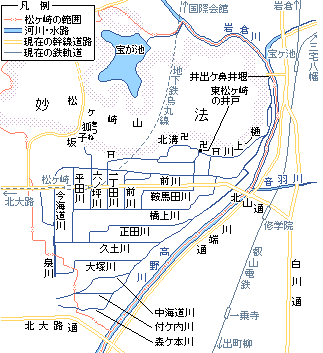
#> input picture sodachiya/present/tools/src/matsugasaki_yousui.png, 323 x 353 px
$ python trace_yousui.py src/matsugasaki_yousui.png src/matsugasaki_yousui.png
#> lines starting #> are read from the running program, lines starting #| are printed output that depends on the picture; after the words box and inside, x2 and y2 are one past the last pixel; in counts of white or black regions, pixels touching at a corner belong together
"""松ヶ崎の用水の図（土木遺産のページ「宝ヶ池」の図、ユーザーが見つけた）をなぞって折れ線にする。
使い方：python3 trace_yousui.py <図の画像> <出力json>
出典：http://ksdobokuisan.stars.ne.jp/80_takaragaike/takaragaike.html
色：濃い青(51,85,153)＝川・水路の線、淡い青(153,213,255)＝川の面と池、桃(204,170,204)＝松ヶ崎の範囲"""
import sys, json
import numpy as np, cv2
from PIL import Image
from skimage.morphology import skeletonize

src, out = sys.argv[1], sys.argv[2]
im = np.array(Image.open(src).convert("RGB")).astype(int)
H, W = im.shape[:2]
#> H = 353; W = 323
col = lambda c, tol=30: (np.abs(im - np.array(c)).sum(2) < tol)
dark = col((51, 85, 153)).astype(np.uint8)
light = col((153, 213, 255)).astype(np.uint8)
pink = col((204, 170, 204), 60).astype(np.uint8)
# 凡例と、青い字（川の名前）を抜く（画素の箱）
light = cv2.morphologyEx(light, cv2.MORPH_CLOSE, np.ones((5, 5), np.uint8))   # 池の中の字の穴を埋める
for x0, y0, x1, y1 in [(0, 0, 100, 62), (222, 22, 265, 45), (262, 173, 302, 192), (155, 243, 172, 258),
                       (149, 258, 165, 273), (139, 271, 155, 285), (175, 0, 230, 14)]:
    for m in (dark, light, pink):
        m[y0:y1, x0:x1] = 0


def lines_of(mask, minlen=5):
#> called with minlen = 5
    sk = skeletonize(mask > 0)
    ys, xs = np.nonzero(sk)
#> ys = 2675 values from 0 to 352
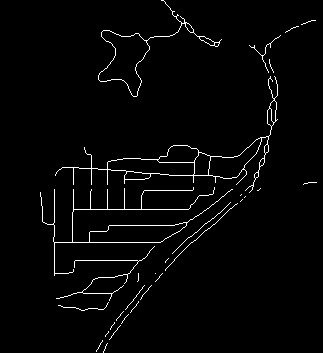
#> sk: shape (353, 323) bool; 2.3% white in thin lines or dots, all inside (x1, y1, x2, y2) = (40, 0, 317, 353)
    P = set(zip(xs.tolist(), ys.tolist()))
    N8 = [(-1, -1), (0, -1), (1, -1), (-1, 0), (1, 0), (-1, 1), (0, 1), (1, 1)]
    nb = lambda p: [(p[0] + dx, p[1] + dy) for dx, dy in N8 if (p[0] + dx, p[1] + dy) in P]
    deg = {p: len(nb(p)) for p in P}
    seen, paths = set(), []
    for s in [p for p in P if deg[p] != 2] + [p for p in P if deg[p] == 2]:
        for n in nb(s):
            e = (min(s, n), max(s, n))
            if e in seen:
                continue
            seen.add(e)
            path, prev, cur = [s, n], s, n
            while deg.get(cur, 0) == 2:
                nx = [q for q in nb(cur) if q != prev]
                if not nx:
                    break
                e = (min(cur, nx[0]), max(cur, nx[0]))
                if e in seen:
                    break
                seen.add(e)
                path.append(nx[0]); prev, cur = cur, nx[0]
            paths.append(path)
    res = []
    for p in paths:
        if len(p) < minlen:
            continue
        a = cv2.approxPolyDP(np.array(p, np.float32).reshape(-1, 1, 2), 0.8, False).reshape(-1, 2)
        res.append(a.tolist())
    return res


def polys_of(mask, minarea=20):
#> called with minarea = 20
    cs, _ = cv2.findContours(mask, cv2.RETR_EXTERNAL, cv2.CHAIN_APPROX_SIMPLE)
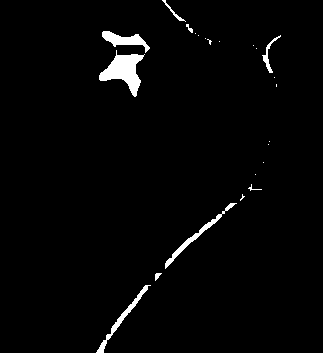
#> mask: shape (353, 323); values 0 (black) and 1 (white), 2.2% white; 23 white regions (14 under 20 px), largest, box (x1, y1, x2, y2) and area: (99, 50, 145, 97) 958, (102, 31, 150, 53) 423, (165, 203, 237, 269) 402
    return [cv2.approxPolyDP(c, 0.8, True).reshape(-1, 2).tolist() for c in cs if cv2.contourArea(c) >= minarea]


json.dump({"note": "松ヶ崎の用水の図をなぞった線（画素、左上が原点、北が上）。出典 ksdobokuisan.stars.ne.jp の「宝ヶ池」",
           "size": [W, H], "water_lines": lines_of(cv2.morphologyEx(dark, cv2.MORPH_CLOSE, np.ones((3, 3), np.uint8))), "water_fills": polys_of(light),
           "boundary": lines_of(pink, 3)}, open(out, "w", encoding="utf-8"), ensure_ascii=False)
#> call 2 of lines_of, with minlen = 3
#> in lines_of (call 2), `ys, xs = np.nonzero(sk)`:
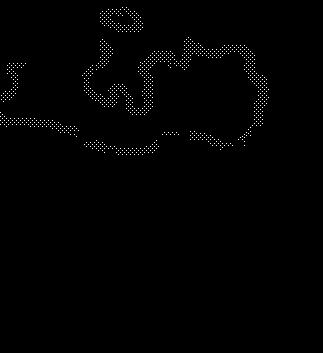
#> sk: shape (353, 323) bool; 0.77% white in thin lines or dots, all inside (x1, y1, x2, y2) = (0, 7, 269, 155)
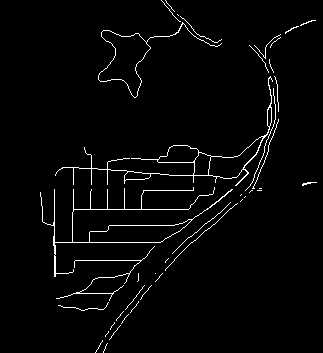
#> dark: shape (353, 323); values 0 (black) and 1 (white), 2.6% white in thin lines or dots, all inside (x1, y1, x2, y2) = (40, 0, 317, 353)
print("ok", W, H)
#| ok 323 353
